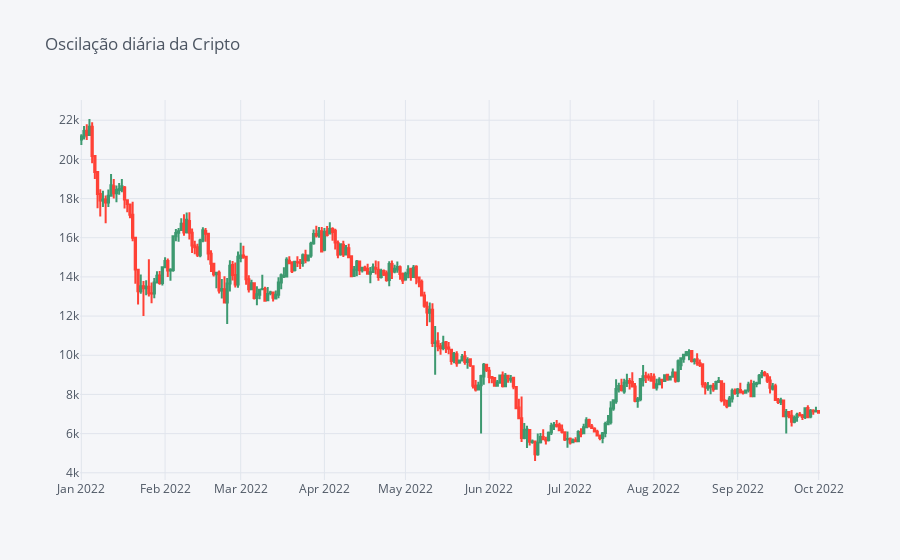

Source (notebook cell):
### Code cell
plot_candle (df_sumary_cripto)

### Figure 1 — Plotly figure (JSON) as saved in the notebook; plotly's stock layout.template omitted (floating-point values rounded to 4 significant figures; data arrays with more than 128 entries replaced by an {"elided": "..."} marker saying what was removed)
{"data": [{"close": {"elided": "274 float values"}, "high": {"elided": "274 float values"}, "low": {"elided": "274 float values"}, "open": {"elided": "274 float values"}, "showlegend": false, "type": "candlestick", "x": {"elided": "274 str values"}, "yaxis": "y2"}], "layout": {"autosize": true, "legend": {"bgcolor": "#F5F6F9", "font": {"color": "#4D5663"}}, "paper_bgcolor": "#F5F6F9", "plot_bgcolor": "#F5F6F9", "title": {"font": {"color": "#4D5663"}, "text": "Oscilação diária da Cripto"}, "xaxis": {"autorange": true, "gridcolor": "#E1E5ED", "range": ["2021-12-31 12:00", "2022-10-01 12:00"], "rangeslider": {"visible": false, "yaxis2": {}}, "showgrid": true, "tickfont": {"color": "#4D5663"}, "title": {"font": {"color": "#4D5663"}, "text": ""}, "type": "date", "zerolinecolor": "#E1E5ED"}, "yaxis": {"gridcolor": "#E1E5ED", "showgrid": true, "showticklabels": false, "tickfont": {"color": "#4D5663"}, "title": {"font": {"color": "#4D5663"}, "text": ""}, "zerolinecolor": "#E1E5ED"}, "yaxis2": {"autorange": true, "gridcolor": "#E1E5ED", "range": [3631.0, 23030.0], "showgrid": true, "tickfont": {"color": "#4D5663"}, "title": {"font": {"color": "#4D5663"}, "text": ""}, "zerolinecolor": "#E1E5ED"}}}
